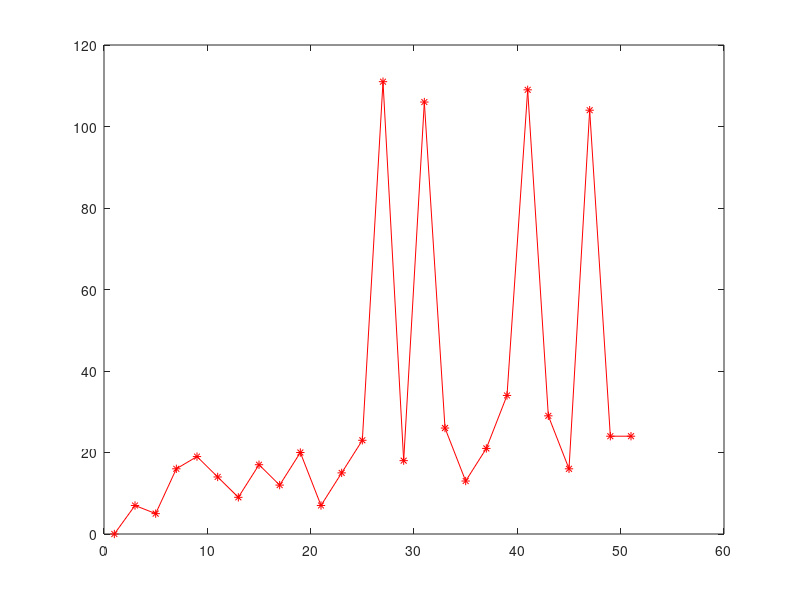

The MATLAB script that drew this image:
clc
clear all
close all

n = 1:2:51;
k = zeros(1,length(n))
n1 = n;
for i=1:length(n)
  i1=i;
  while n(i)!=1
    if rem(n(i),2)==0
      n(i) = n(i)/2;
      k(i1)++;
    else
      n(i) = 3*n(i)+1;
      k(i1)++;
    endif
  endwhile
endfor

plot(n1, k, 'r-*')